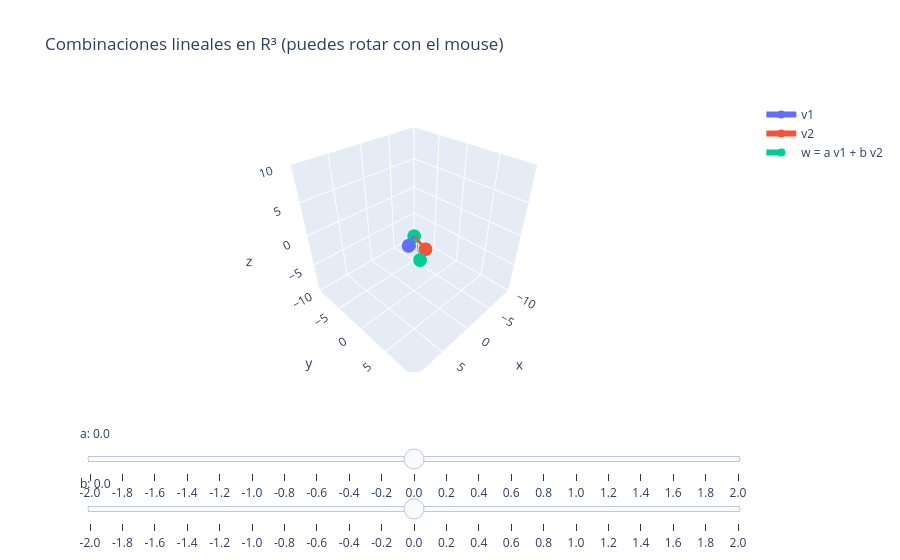

The notebook cell this image was saved under:
### Code cell
import numpy as np
import plotly.graph_objects as go

# Definir vectores en R3
v1 = np.array([2, 1, 0])
v2 = np.array([1, 3, 0])

# Valores de escalares
a_vals = np.linspace(-2, 2, 21)
b_vals = np.linspace(-2, 2, 21)

# Inicial
a0, b0 = 1, 1
w0 = a0 * v1 + b0 * v2

# Crear figura
fig = go.Figure()

# v1
fig.add_trace(go.Scatter3d(
    x=[0, v1[0]], y=[0, v1[1]], z=[0, v1[2]],
    mode='lines+markers',
    name='v1',
    line=dict(width=6)
))

# v2
fig.add_trace(go.Scatter3d(
    x=[0, v2[0]], y=[0, v2[1]], z=[0, v2[2]],
    mode='lines+markers',
    name='v2',
    line=dict(width=6)
))

# w inicial
fig.add_trace(go.Scatter3d(
    x=[0, w0[0]], y=[0, w0[1]], z=[0, w0[2]],
    mode='lines+markers',
    name='w = a v1 + b v2',
    line=dict(width=6, dash='dash')
))

# Crear frames
frames = []
for i, a in enumerate(a_vals):
    for j, b in enumerate(b_vals):
        w = a * v1 + b * v2
        frames.append(go.Frame(
            data=[
                go.Scatter3d(x=[0, v1[0]], y=[0, v1[1]], z=[0, v1[2]]),
                go.Scatter3d(x=[0, v2[0]], y=[0, v2[1]], z=[0, v2[2]]),
                go.Scatter3d(x=[0, w[0]], y=[0, w[1]], z=[0, w[2]])
            ],
            name=f"a={i},b={j}"
        ))

fig.frames = frames

# Sliders
steps_a = []
for i, a in enumerate(a_vals):
    steps_a.append(dict(
        method="animate",
        args=[[f"a={i},b=10"],
              dict(mode="immediate", frame=dict(duration=0, redraw=True))],
        label=f"{round(a,1)}"
    ))

steps_b = []
for j, b in enumerate(b_vals):
    steps_b.append(dict(
        method="animate",
        args=[[f"a=10,b={j}"],
              dict(mode="immediate", frame=dict(duration=0, redraw=True))],
        label=f"{round(b,1)}"
    ))

# Layout 3D (CLAVE para rotar)
fig.update_layout(
    title="Combinaciones lineales en R³ (puedes rotar con el mouse)",
    scene=dict(
        xaxis=dict(range=[-10, 10]),
        yaxis=dict(range=[-10, 10]),
        zaxis=dict(range=[-10, 10]),
        aspectmode='cube'  # proporciones iguales
    ),
    sliders=[
        dict(
            active=10,
            currentvalue={"prefix": "a: "},
            pad={"t": 50},
            steps=steps_a
        ),
        dict(
            active=10,
            currentvalue={"prefix": "b: "},
            pad={"t": 100},
            steps=steps_b
        )
    ]
)

fig.show()

### Figure 1 — Plotly figure (JSON) as saved in the notebook; plotly's stock layout.template omitted (floating-point values rounded to 4 significant figures)
{"data": [{"line": {"width": 6}, "mode": "lines+markers", "name": "v1", "type": "scatter3d", "x": [0, 2], "y": [0, 1], "z": [0, 0]}, {"line": {"width": 6}, "mode": "lines+markers", "name": "v2", "type": "scatter3d", "x": [0, 1], "y": [0, 3], "z": [0, 0]}, {"line": {"dash": "dash", "width": 6}, "mode": "lines+markers", "name": "w = a v1 + b v2", "type": "scatter3d", "x": [0, 3], "y": [0, 4], "z": [0, 0]}], "layout": {"scene": {"aspectmode": "cube", "xaxis": {"range": [-10, 10]}, "yaxis": {"range": [-10, 10]}, "zaxis": {"range": [-10, 10]}}, "sliders": [{"active": 10, "currentvalue": {"prefix": "a: "}, "pad": {"t": 50}, "steps": [{"args": [["a=0,b=10"], {"frame": {"duration": 0, "redraw": true}, "mode": "immediate"}], "label": "-2.0", "method": "animate"}, {"args": [["a=1,b=10"], {"frame": {"duration": 0, "redraw": true}, "mode": "immediate"}], "label": "-1.8", "method": "animate"}, {"args": [["a=2,b=10"], {"frame": {"duration": 0, "redraw": true}, "mode": "immediate"}], "label": "-1.6", "method": "animate"}, {"args": [["a=3,b=10"], {"frame": {"duration": 0, "redraw": true}, "mode": "immediate"}], "label": "-1.4", "method": "animate"}, {"args": [["a=4,b=10"], {"frame": {"duration": 0, "redraw": true}, "mode": "immediate"}], "label": "-1.2", "method": "animate"}, {"args": [["a=5,b=10"], {"frame": {"duration": 0, "redraw": true}, "mode": "immediate"}], "label": "-1.0", "method": "animate"}, {"args": [["a=6,b=10"], {"frame": {"duration": 0, "redraw": true}, "mode": "immediate"}], "label": "-0.8", "method": "animate"}, {"args": [["a=7,b=10"], {"frame": {"duration": 0, "redraw": true}, "mode": "immediate"}], "label": "-0.6", "method": "animate"}, {"args": [["a=8,b=10"], {"frame": {"duration": 0, "redraw": true}, "mode": "immediate"}], "label": "-0.4", "method": "animate"}, {"args": [["a=9,b=10"], {"frame": {"duration": 0, "redraw": true}, "mode": "immediate"}], "label": "-0.2", "method": "animate"}, {"args": [["a=10,b=10"], {"frame": {"duration": 0, "redraw": true}, "mode": "immediate"}], "label": "0.0", "method": "animate"}, {"args": [["a=11,b=10"], {"frame": {"duration": 0, "redraw": true}, "mode": "immediate"}], "label": "0.2", "method": "animate"}, {"args": [["a=12,b=10"], {"frame": {"duration": 0, "redraw": true}, "mode": "immediate"}], "label": "0.4", "method": "animate"}, {"args": [["a=13,b=10"], {"frame": {"duration": 0, "redraw": true}, "mode": "immediate"}], "label": "0.6", "method": "animate"}, {"args": [["a=14,b=10"], {"frame": {"duration": 0, "redraw": true}, "mode": "immediate"}], "label": "0.8", "method": "animate"}, {"args": [["a=15,b=10"], {"frame": {"duration": 0, "redraw": true}, "mode": "immediate"}], "label": "1.0", "method": "animate"}, {"args": [["a=16,b=10"], {"frame": {"duration": 0, "redraw": true}, "mode": "immediate"}], "label": "1.2", "method": "animate"}, {"args": [["a=17,b=10"], {"frame": {"duration": 0, "redraw": true}, "mode": "immediate"}], "label": "1.4", "method": "animate"}, {"args": [["a=18,b=10"], {"frame": {"duration": 0, "redraw": true}, "mode": "immediate"}], "label": "1.6", "method": "animate"}, {"args": [["a=19,b=10"], {"frame": {"duration": 0, "redraw": true}, "mode": "immediate"}], "label": "1.8", "method": "animate"}, {"args": [["a=20,b=10"], {"frame": {"duration": 0, "redraw": true}, "mode": "immediate"}], "label": "2.0", "method": "animate"}]}, {"active": 10, "currentvalue": {"prefix": "b: "}, "pad": {"t": 100}, "steps": [{"args": [["a=10,b=0"], {"frame": {"duration": 0, "redraw": true}, "mode": "immediate"}], "label": "-2.0", "method": "animate"}, {"args": [["a=10,b=1"], {"frame": {"duration": 0, "redraw": true}, "mode": "immediate"}], "label": "-1.8", "method": "animate"}, {"args": [["a=10,b=2"], {"frame": {"duration": 0, "redraw": true}, "mode": "immediate"}], "label": "-1.6", "method": "animate"}, {"args": [["a=10,b=3"], {"frame": {"duration": 0, "redraw": true}, "mode": "immediate"}], "label": "-1.4", "method": "animate"}, {"args": [["a=10,b=4"], {"frame": {"duration": 0, "redraw": true}, "mode": "immediate"}], "label": "-1.2", "method": "animate"}, {"args": [["a=10,b=5"], {"frame": {"duration": 0, "redraw": true}, "mode": "immediate"}], "label": "-1.0", "method": "animate"}, {"args": [["a=10,b=6"], {"frame": {"duration": 0, "redraw": true}, "mode": "immediate"}], "label": "-0.8", "method": "animate"}, {"args": [["a=10,b=7"], {"frame": {"duration": 0, "redraw": true}, "mode": "immediate"}], "label": "-0.6", "method": "animate"}, {"args": [["a=10,b=8"], {"frame": {"duration": 0, "redraw": true}, "mode": "immediate"}], "label": "-0.4", "method": "animate"}, {"args": [["a=10,b=9"], {"frame": {"duration": 0, "redraw": true}, "mode": "immediate"}], "label": "-0.2", "method": "animate"}, {"args": [["a=10,b=10"], {"frame": {"duration": 0, "redraw": true}, "mode": "immediate"}], "label": "0.0", "method": "animate"}, {"args": [["a=10,b=11"], {"frame": {"duration": 0, "redraw": true}, "mode": "immediate"}], "label": "0.2", "method": "animate"}, {"args": [["a=10,b=12"], {"frame": {"duration": 0, "redraw": true}, "mode": "immediate"}], "label": "0.4", "method": "animate"}, {"args": [["a=10,b=13"], {"frame": {"duration": 0, "redraw": true}, "mode": "immediate"}], "label": "0.6", "method": "animate"}, {"args": [["a=10,b=14"], {"frame": {"duration": 0, "redraw": true}, "mode": "immediate"}], "label": "0.8", "method": "animate"}, {"args": [["a=10,b=15"], {"frame": {"duration": 0, "redraw": true}, "mode": "immediate"}], "label": "1.0", "method": "animate"}, {"args": [["a=10,b=16"], {"frame": {"duration": 0, "redraw": true}, "mode": "immediate"}], "label": "1.2", "method": "animate"}, {"args": [["a=10,b=17"], {"frame": {"duration": 0, "redraw": true}, "mode": "immediate"}], "label": "1.4", "method": "animate"}, {"args": [["a=10,b=18"], {"frame": {"duration": 0, "redraw": true}, "mode": "immediate"}], "label": "1.6", "method": "animate"}, {"args": [["a=10,b=19"], {"frame": {"duration": 0, "redraw": true}, "mode": "immediate"}], "label": "1.8", "method": "animate"}, {"args": [["a=10,b=20"], {"frame": {"duration": 0, "redraw": true}, "mode": "immediate"}], "label": "2.0", "method": "animate"}]}], "title": {"text": "Combinaciones lineales en R³ (puedes rotar con el mouse)"}}}
